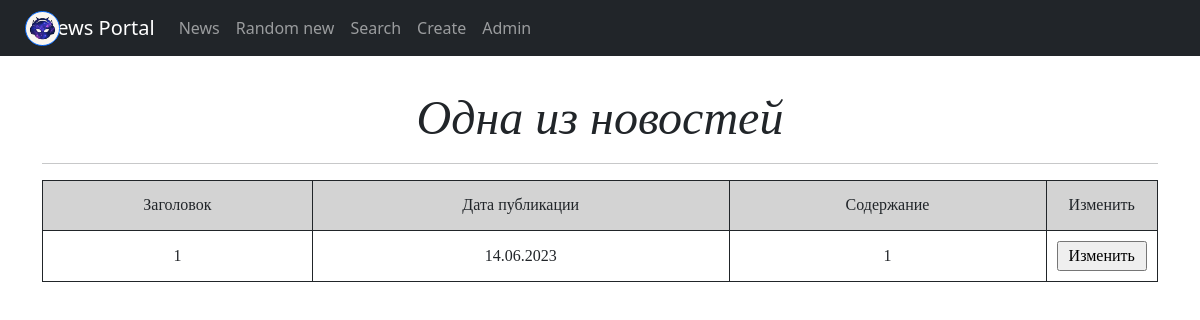
Page /news/11 on the committed database.
### news/models.py (models this page shows, shortened)
class Post(models.Model):
    news = 'NE'
    article = 'AR'
    name = models.CharField(max_length=255)
    type = models.CharField(max_length=2, choices=TYPE_OF_NEW, default=news)
    datetime_in = models.DateTimeField(auto_now_add=True)
    content = models.TextField()
    category = models.ManyToManyField('Category', through='PostCategories')
    author = models.ForeignKey('Author', on_delete=models.CASCADE, related_name='author')
    rating = models.IntegerField(default=0)

### news/views.py (the view)
# urls.py: path('<int:pk>', PostDetail.as_view(), name='post_detail'),
class PostDetail(DetailView):
    model = Post
    template_name = 'new.html'
    context_object_name = 'new'

### news/templatetags/custom_filters.py (called while the page is built)
@register.filter()
def censor(value, censor_words=CENSOR_WORDS, symbols=SYMBOLS):
    if isinstance(value, str):
        for i in value.split():
            count = 0
            if not i.isalnum():
                for j in symbols:
                    if j in i:
                        count += 1
            if i[:len(i) - count].lower() in censor_words:
                value = value.replace(i[:len(i) - count], i[0] + '*' * (len(i) - 1 - count))
    else:
        try:
            raise AttributeError
        except AttributeError:
            print("AttributeError")
    return value

### news/templatetags/custom_tags.py (called while the page is built)
@register.simple_tag()
def random_new_id():
    return randint(1, len(Post.objects.all()))

### templates/new.html (shortened to what this page needs)
{% extends 'flatpages/default.html' %}
{% load static %}
{% load custom_filters %}
{% block content %}
<link rel="stylesheet" type='text/css' href="{% static 'css/news-styles.css' %}">
<h1>Одна из новостей</h1>
<hr>
<table>
		<tr class="table-head">
			<td>Заголовок</td>
			<td class="date-time-collumn">Дата публикации</td>
			<td>Содержание</td>
			<td style="width: 10%;">Изменить</td>
		</tr>
		<tr>
			<td>{{ new.name|censor }}</td>
			<td>{{ new.datetime_in|date:'d.m.Y' }}</td>
			<td>{{ new.content|censor }}</td>
			<td><a href="{{ new.id }}/edit"><input class="edit-button" type="submit" value="Изменить"></a></td>
		</tr>
</table>
{% endblock content %}

### static/css/news-styles.css (style rules this page uses)
h1 { font-style: italic; font-family: fantasy; font-size: 3em; }
td { border: 1px solid; padding: 10px; }
table { width: 100%; font-family: serif; }
.edit-button { width: 100%; }
.table-head { background-color: lightgray; height: 50px; }

### rows in the picture
Post: name|censor "1", datetime_in "14.06.2023", content|censor "1"
